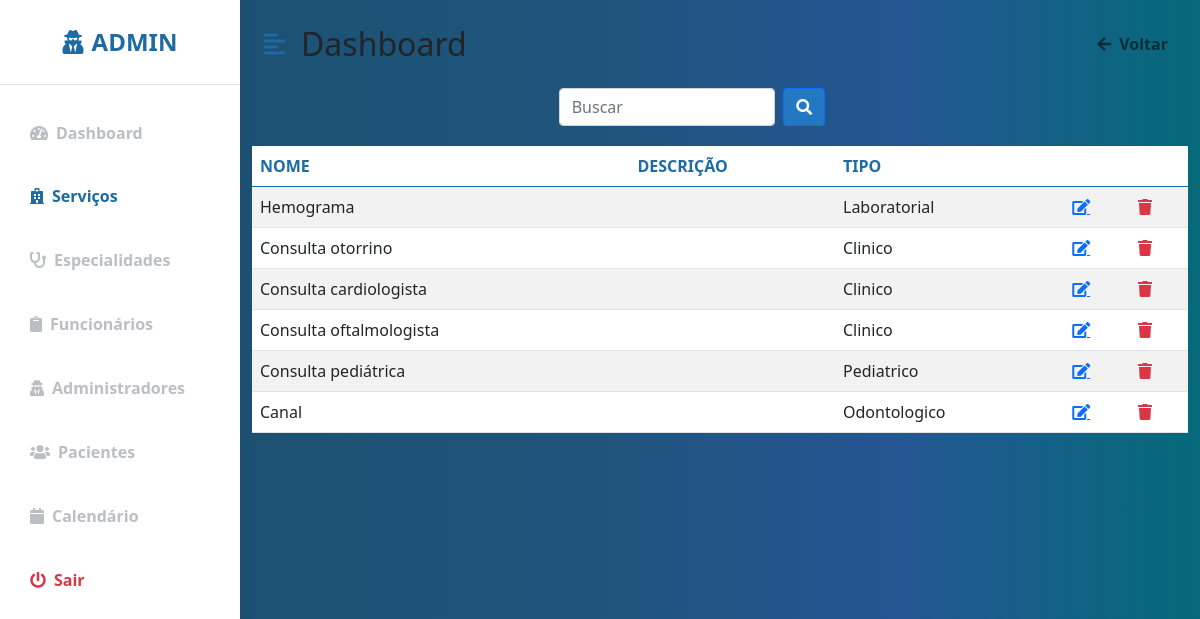
Page /Clinica_Manoel_Gomes/servicos.php (signed in) on the committed database.
### tables this page shows
CREATE TABLE IF NOT EXISTS `servicos` (
  `cod_servico` int(11) NOT NULL AUTO_INCREMENT,
  `nome` varchar(30) NOT NULL,
  `descricao` varchar(120) NOT NULL,
  `tipo_servico` varchar(30) NOT NULL,
  PRIMARY KEY (`cod_servico`)
);

### Clinica_Manoel_Gomes/servicos.php (the view, shortened to what this page needs)
<?php
include "conecta_mysql.inc";
?>
<!DOCTYPE html>
<html lang="pt-br">
<head>
    <link href="https://cdn.jsdelivr.net/npm/bootstrap@5.0.0-beta3/dist/css/bootstrap.min.css" rel="stylesheet" />
    <link href="https://cdn.jsdelivr.net/npm/bootstrap@5.0.0-beta3/dist/css/bootstrap.min.css" rel="stylesheet" />
    <link rel="stylesheet" href="https://cdnjs.cloudflare.com/ajax/libs/font-awesome/5.15.3/css/all.min.css" />
    <link rel="stylesheet" href="_css/perfil.css" />
    <link rel="stylesheet" href="https://cdnjs.cloudflare.com/ajax/libs/font-awesome/5.15.3/css/all.min.css" />
</head>
<body>
    <div class="d-flex" id="wrapper">
        <div class="bg-white" id="sidebar-wrapper">
            <div class="sidebar-heading text-center py-4 primary-text fs-4 fw-bold text-uppercase border-bottom"><i
                    class="fas fa-user-secret me-2"></i>Admin</div>
            <div class="list-group list-group-flush my-3">
              <a href="perfil.php" class="list-group-item list-group-item-action bg-transparent  second-text fw-bold"><i
                 class="fas fa-tachometer-alt me-2"></i>Dashboard</a>
              <a href="servicos.php" class="list-group-item list-group-item-action bg-transparent second-text active"><i
                 class="fas fa-hospital me-2"></i>Serviços</a>
              <a href="espec.php" class="list-group-item list-group-item-action bg-transparent second-text fw-bold"><i
                 class="fas fa-stethoscope me-2"></i>Especialidades</a>
              <a href="funcionarios.php" class="list-group-item list-group-item-action bg-transparent second-text fw-bold"><i
                 class="fas fa-clipboard me-2"></i>Funcionários</a>
              <a href="adm.php" class="list-group-item list-group-item-action bg-transparent second-text fw-bold"><i
                class="fas fa-user-secret me-2"></i>Administradores</a>
              <a href="clientes.php" class="list-group-item list-group-item-action bg-transparent second-text fw-bold"><i
                 class="fas fa-users me-2"></i>Pacientes</a>
              <a href="calendario.html" class="list-group-item list-group-item-action bg-transparent second-text fw-bold"><i
                 class="fas fa-calendar me-2"></i>Calendário</a>
              <a href="logout.php" class="list-group-item list-group-item-action bg-transparent text-danger fw-bold"><i
                 class="fas fa-power-off me-2"></i>Sair</a>
            </div>
        </div>
        <div id="page-content-wrapper">
            <nav class="navbar navbar-expand-lg navbar-light bg-transparent py-4 px-4">
                <div class="d-flex align-items-center">
                    <i class="fas fa-align-left primary-text fs-4 me-3" id="menu-toggle"></i>
                    <h2 class="fs-2 m-0">Dashboard</h2>
                </div>
                <div class="collapse navbar-collapse" id="navbarSupportedContent">
                    <ul class="navbar-nav ms-auto mb-2 mb-lg-0">
                        <li class="nav-item">
                            <a class="nav-link second-text fw-bold" href="perfil.php" id="navbarDropdown"
                                role="button" aria-expanded="false">
                                <i class="fas fa-arrow-left me-2"></i>Voltar
                            </a>
                        </li>
                    </ul>
                </div>
            </nav>
    <div class="buscar">
                    <form action="buscar_servico.php" method="POST" class="buscar">
                        <input name="nome" id="search-input" type="search" id="form1" class="form-control w-25" placeholder="Buscar">
                        <button  type="submit" class="btn btn-primary mx-2">
                    <i class="fas fa-search"></i>
                   </form>
            </div>
            <div class="block">
                <section class="intro">
                    <div class="gradient-custom-1 h-100">
                        <div class="mask d-flex align-items-center h-100">
                        <div class="container">
                            <div class="row justify-content-center">
                            <div class="col-12">
                                <div class="table-responsive bg-white">
                                <table class="table mb-0  table-striped ">
                                    <thead class="color">
                                    <tr>
                                        <th scope="col">NOME</th>
                                        <th scope="col">DESCRIÇÃO</th>
                                        <th scope="col">TIPO</th>
                                        <th scope="col">  </th>
                                        <th scope="col">  </th>
                                    </tr>
                                    </thead>
                                    <tbody>
                                    <?php
                                        $sql= "SELECT * FROM servicos";
                                        $res= mysqli_query($mysqli,$sql);
                                        $linhas= mysqli_num_rows($res);
                                        for ($i = 0; $i < $linhas; $i++){
                                            $servico = mysqli_fetch_array ($res);
                                            echo"
                                            <tr>
                                            <td>".$servico['nome']."</td>
                                            <td>".$servico['descricao']."</td>
                                            <td>".$servico['tipo_servico']."</td>
                                            <td><a href='altera_servico.php?cod_servico=".$servico["cod_servico"]."' class='fas fa-edit'></a></td>
                                            <td><a href='excluir_servico.php?cod_servico=".$servico["cod_servico"]."' class='fas fa-trash text-danger'></a></td>
                                            </tr>";
                                        }
                                    ?>
                                    </tbody>
                                </table>
                                </div>
                            </div>
                            </div>
                        </div>
                        </div>
                    </div>
                 </section>
                </div>
    </div>
</body>
</html>

### Clinica_Manoel_Gomes/_css/perfil.css (style rules this page uses)
:root { --main-bg-color: #216294; --main-text-color: #1e6ba3; --second-text-color: #bbbec5; --second-bg-color: #c1efde; --ligth: #f0f0f0; --medium: #cacaca; --dark: #a2a2a2; }
.primary-text { color: var(--main-text-color); }
.second-text { color: var(--second-text-color); }
#wrapper { overflow-x: hidden; background-image: linear-gradient( to right, #154670, #1c5273, #1f557d, #245693, #056a7a ); }
#sidebar-wrapper { min-height: 100vh; margin-left: -15rem; -webkit-transition: margin 0.25s ease-out; -moz-transition: margin 0.25s ease-out; -o-transition: margin 0.25s ease-out; transition: margin 0.25s ease-out; }
#sidebar-wrapper .sidebar-heading { padding: 0.875rem 1.25rem; font-size: 1.2rem; }
#sidebar-wrapper .list-group { width: 15rem; }
#page-content-wrapper { min-width: 100vw; }
#menu-toggle { cursor: pointer; }
.list-group-item { border: none; padding: 20px 30px; }
.list-group-item.active { background-color: transparent; color: var(--main-text-color); font-weight: bold; border: none; }
@media (min-width: 768px) { #sidebar-wrapper { margin-left: 0; } }
@media (min-width: 768px) { #page-content-wrapper { min-width: 0; width: 100%; } }
.color { color: #1e6ba3; }
.buscar { padding-bottom: 10px; align-items: left; display: flex; justify-content: center; width: 95%; }
.btn-primary { background-color: #2378c3; }

### rows in the picture
servicos: nome "Hemograma", tipo_servico "Laboratorial"
servicos: nome "Consulta otorrino", tipo_servico "Clinico"
servicos: nome "Consulta cardiologista", tipo_servico "Clinico"
servicos: nome "Consulta oftalmologista", tipo_servico "Clinico"
servicos: nome "Consulta pediátrica", tipo_servico "Pediatrico"
servicos: nome "Canal", tipo_servico "Odontologico"
